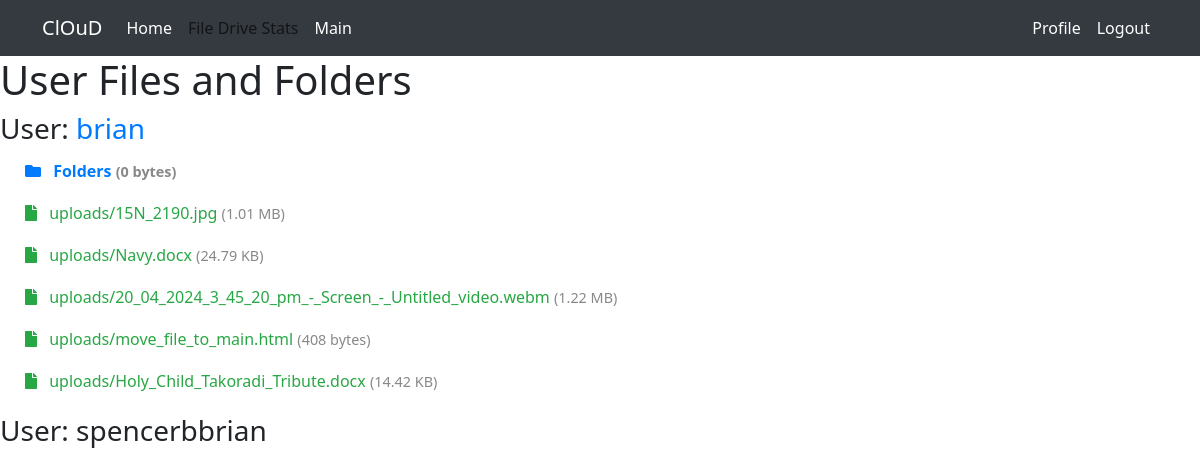
/home/ (signed in), run on an earlier commit of the app's database.
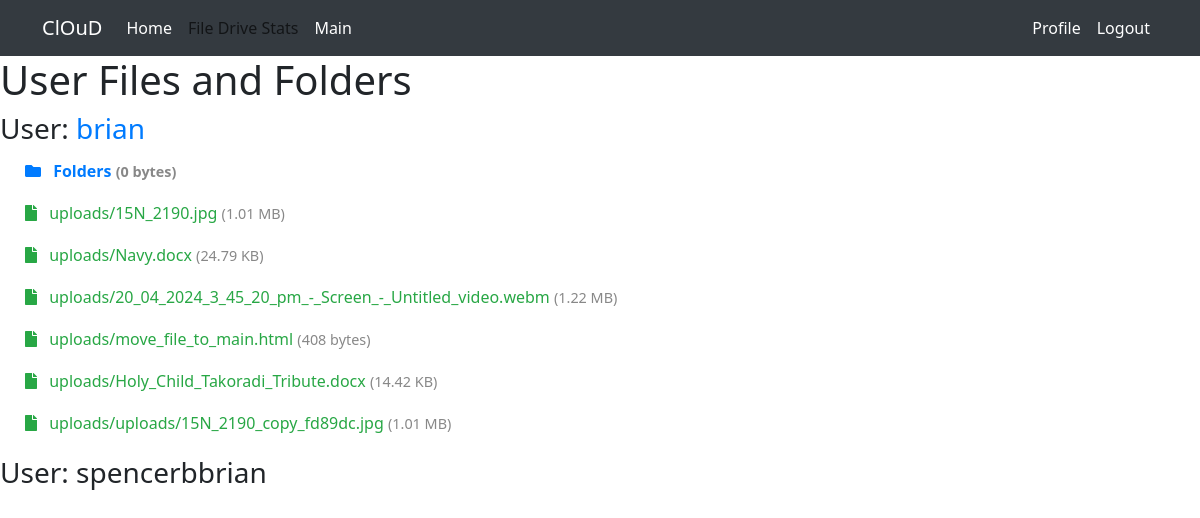
And on a later commit of the database.
### accounts/models.py (models this page shows, shortened)
class Folder(models.Model):
    name = models.CharField(max_length=255)
    created_at = models.DateTimeField(auto_now_add=True)
    updated_at = models.DateTimeField(auto_now=True)
    user = models.ForeignKey(User, on_delete=models.CASCADE, related_name='folders')
    parent_folder = models.ForeignKey('self', null=True, blank=True, related_name='subfolders', on_delete=models.CASCADE)
    size = models.PositiveIntegerField(default=0)

class UploadedFile(models.Model):
    file = models.FileField(upload_to='uploads/')
    uploaded_at = models.DateTimeField(auto_now_add=True)
    user = models.ForeignKey(User, on_delete=models.CASCADE, related_name='files')
    folder = models.ForeignKey(Folder, on_delete=models.CASCADE, null=True, blank=True, related_name='files')  # Add related_name='files'
    file_size = models.PositiveIntegerField(default=0)  # Default size to 0

### accounts/views.py (the view)
# urls.py: path('home/', views.home, name='home'),
@login_required
def home(request):
    users_data = {}
    users = User.objects.exclude(username=request.user.username)
    for user in User.objects.all():
        folders = Folder.objects.filter(user=user)
        files = UploadedFile.objects.filter(user=user)
        users_data[user.username] = {
            'folders': folders,
            'files': files,
            'folder_sizes': {folder.id: get_folder_size(folder) for folder in folders}
        }
    context = {
        'current_user': request.user,
        'other_users': users,
        'users_data': users_data,
    }
    return render(request, 'home.html', context)

### accounts/templatetags/file_extras.py (called while the page is built)
@register.filter
def filesizeformat(value):
    if value is None:
        return "0 bytes"  # or another suitable default representation
    if value < 1024:
        return f'{value} bytes'
    elif value < 1048576:
        return f'{value/1024:.2f} KB'
    elif value < 1073741824:
        return f'{value/1048576:.2f} MB'
    else:
        return f'{value/1073741824:.1f} GB'

### accounts/views.py (called while the page is built)
def get_folder_size(folder):
    total_size = 0
    for file in UploadedFile.objects.filter(folder=folder):
        total_size += file.file_size
    for subfolder in folder.subfolders.all():
        total_size += get_folder_size(subfolder)
    return total_size

### accounts/templates/home.html (shortened to what this page needs)
{% extends "master.html" %}
{% load file_extras %}
{% block content %}
<h1>User Files and Folders</h1>
{% for username, data in users_data.items %}
    <h3>User:
        {% if username == request.user.username %}
            <a href="{% url 'main' %}" class="username-link">{{ username }}</a>
        {% else %}
            {{ username }}
        {% endif %}
    </h3>
    <ul class="user-data-list">
        {% for folder in data.folders %}
            <li class="folder-item" onclick="toggleFolder(this)">
                <i class="fas fa-folder"></i>
                <strong>{{ folder.name }}</strong>
                <span class="file-size">({{ folder.size|filesizeformat }})</span>
            </li>
        {% endfor %}
        {% for file in data.files %}
            <li class="file-item">
                <i class="fas fa-file"></i>
                {{ file.file.name }} <span class="file-size">({{ file.file_size|filesizeformat }})</span>
            </li>
        {% endfor %}
    </ul>
{% endfor %}
{% endblock %}

What changed in the data, as far as the page shows it:
added UploadedFile: file.name "uploads/uploads/15N_2190_copy_fd89dc.jpg", file_size|filesizeformat "1.01 MB"
